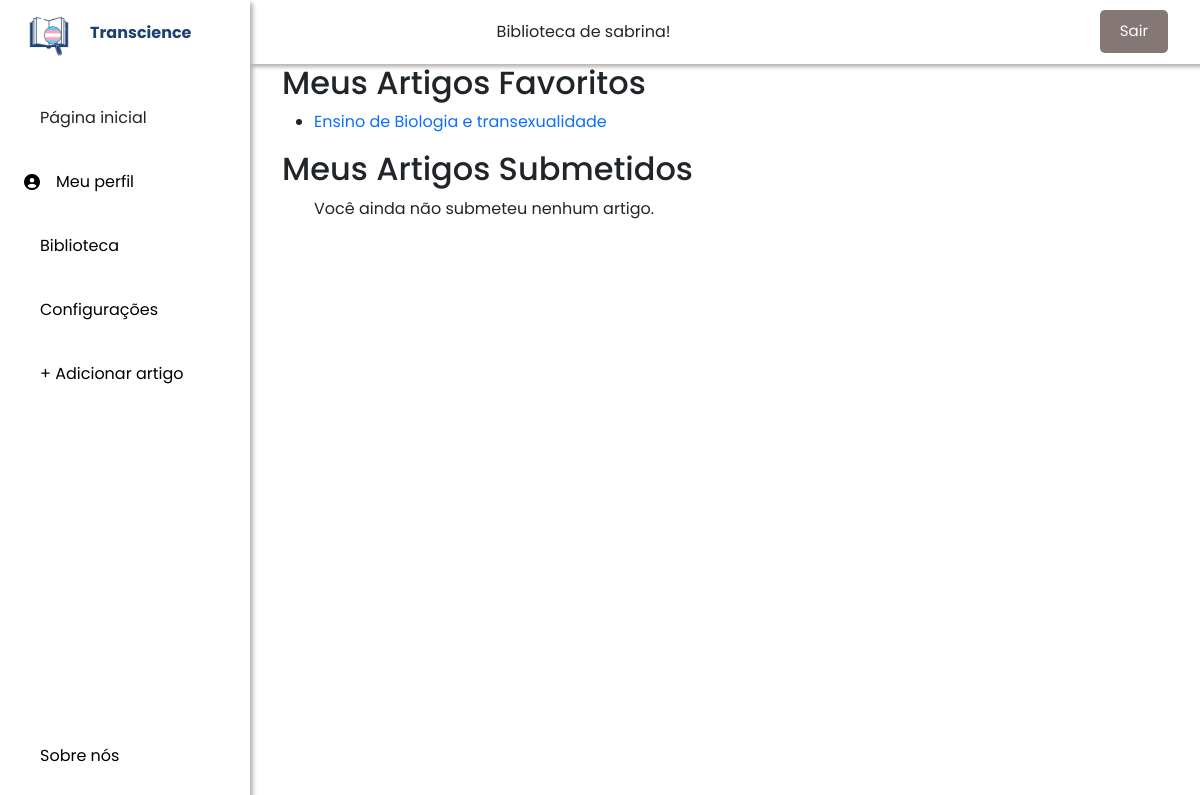
/biblioteca/minha_biblioteca/ (signed in), run on an earlier commit of the app's database.
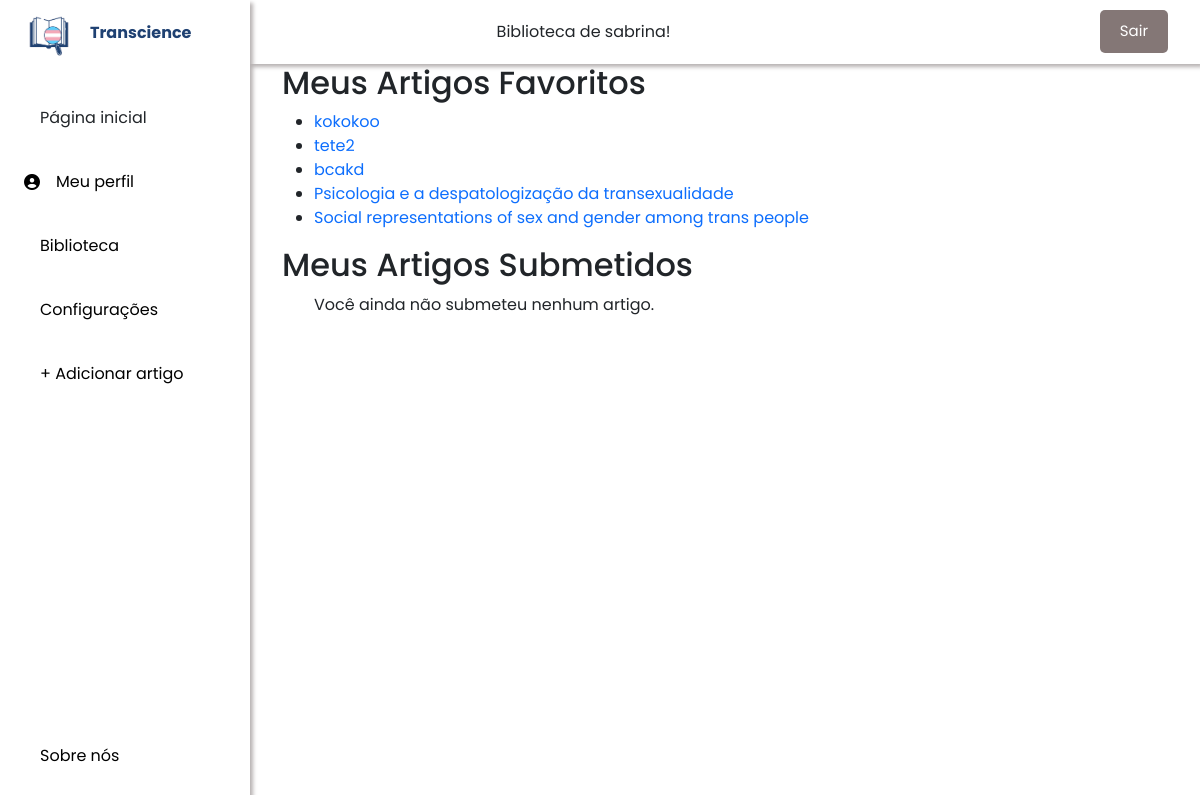
And on a later commit of the database.
### biblioteca/models.py (models this page shows, shortened)
class Favorito(models.Model):
    usuario = models.ForeignKey(User, on_delete=models.CASCADE)
    artigo = models.ForeignKey(Artigo, on_delete=models.CASCADE)
    data_favorito = models.DateField(auto_now_add=True)

class Artigo(models.Model):
    titulo = models.CharField(max_length=200)
    link = models.CharField(max_length=255)
    autor = models.CharField(max_length=255)
    relevancia_id = models.ForeignKey(Relevancia, on_delete=models.CASCADE)
    ano_id = models.ForeignKey(Ano, on_delete=models.CASCADE)
    palavras_chave = models.ManyToManyField(PalavraChave, related_name='artigos')
    usuario = models.ManyToManyField(User, related_name='artigos')

### biblioteca/views.py (the view)
# urls.py: path("minha_biblioteca/", views.Minha_bibliotecaView.as_view(), name="minha_biblioteca"),
class Minha_bibliotecaView(generic.ListView):
    template_name = "biblioteca/minha_biblioteca.html"
    context_object_name = "biblioteca"
    def get_queryset(self):
        return Artigo.objects.all()

### biblioteca/templates/biblioteca/minha_biblioteca.html (shortened to what this page needs)
{% load static %}
<link rel="stylesheet" href="{% static 'css/bootstrap.min.css' %}">
<link rel="stylesheet" href="{% static 'fa/css/all.min.css' %}">
<link rel="stylesheet" href="{% static 'biblioteca/style.css' %}">
<link href="fontawesome/css/all.css" rel="stylesheet">
<body id="body-pd">
  <header class="header" id="header">
      {% if user.is_authenticated %}
      Biblioteca de {{ user.username }}!
      {% else %}
      <p>You are not logged in</p>
      <a href="{% url 'login' %}">Log In</a>
      {% endif %}
      <form action="{% url 'logout' %}" method="post">
        <button type="submit" class="logout-button">Sair</button>
      </form>
  </header>
  <div class="l-navbar" id="nav-bar">
    <nav class="nav">
        <div>
            <a href="#" class="nav_logo">
                <img src="{% static 'biblioteca/images/logo.png' %}" alt="Logo" class="nav_logo-img">
                <span class="nav_logo-name">Transcience</span>
            </a>
            <div class="nav_list">
                <a href="{% url 'biblioteca:index' %}" class="nav_link active">
                    <span class="nav_name">Página inicial</span>
                </a>
                <a href="#" class="nav_link">
                  <i class="fa-solid fa-circle-user"></i>
                    <span class="nav_name">Meu perfil</span>
                </a>
                <a href="#" class="nav_link">
                    <span class="nav_name">Biblioteca</span>
                </a>
                <a href="#" class="nav_link">
                    <span class="nav_name">Configurações</span>
                </a>
                <a href="{% url 'novoArtigo' %}" class="nav_link">
                  <span class="nav_name"> + Adicionar artigo</span>
                </a>
            </div>
        </div>
        <a href="#" class="nav_link">
            <span class="nav_name">Sobre nós</span>
        </a>
    </nav>
</div>
<h2>Meus Artigos Favoritos</h2>
<ul>
    {% for favorito in user.favorito_set.all %}
        <li>
            <a href="{{ favorito.artigo.link }}">{{ favorito.artigo.titulo }}</a>
        </li>
    {% endfor %}
</ul>
<h2>Meus Artigos Submetidos</h2>
<ul>
    {% for artigo in user.artigo_set.all %}
        <li>
            <a href="{{ artigo.link }}">{{ artigo.titulo }}</a> - {{ artigo.ano.descricao }}
        </li>
    {% empty %}
        <p>Você ainda não submeteu nenhum artigo.</p>
    {% endfor %}
</ul>

### biblioteca/static/biblioteca/style.css (style rules this page uses)
* { font-family: "Poppins", sans-serif; }
body { position: relative; font-family: var(--body-font); transition: .5s; margin: 0; padding: 0; }
a { text-decoration: none; }
.header { width: 100%; height: var(--header-height); position: fixed; top: 0; left: 0; display: flex; align-items: center; justify-content: space-between; padding: 0 1rem; background-color: #ffffff; z-index: var(--z-fixed); transition: .5s; box-shadow: 3px 3px 4px rgb(183, 178, 178); }
.l-navbar { position: fixed; top: 0; left: 0; width: var(--nav-width); height: 100vh; background-color: #ffffff; padding: 0; transition: .5s; z-index: var(--z-fixed); box-shadow: 3px 3px 4px rgb(183, 178, 178); }
.nav { height: 100%; display: flex; flex-direction: column; justify-content: space-between; overflow: hidden; margin-top: 0; }
.nav_logo, .nav_link { display: grid; grid-template-columns: max-content max-content; align-items: center; column-gap: 1rem; padding: .5rem 0 .5rem 1.5rem; }
.nav_logo { margin-bottom: 2rem; }
.nav_logo-name { color: #1F4172; font-weight: 700; }
.nav_link { position: relative; color: var(--first-color-light); margin-bottom: 1.5rem; transition: .3s; }
.nav_logo-img { width: 50px; height: 50px; white-space: nowrap; }
.active { color: var(--black-color); }
.active::before { content: ''; position: absolute; left: 0; width: 2px; height: 32px; background-color: var(--white-color); }
@media screen and (min-width: 768px) { body { margin: calc(var(--header-height) + 1rem) 0 0 0; padding-left: calc(var(--nav-width) + 2rem); } }
@media screen and (min-width: 768px) { .header { height: calc(var(--header-height) + 1rem); padding: 0 2rem 0 calc(var(--nav-width) + 2rem); } }
@media screen and (min-width: 768px) { .l-navbar { left: 0; padding: 0; margin: 0; } }
@media screen and (min-width: 768px) { .logout-button { background-color: #847776; color: white; border: none; padding: 10px 20px; font-size: 15px; cursor: pointer; border-radius: 5px; transition: background-color 0.3s ease; margin-top: 15px; transition: background-color 0.3s, transform 0.2s; } }

What changed in the data, as far as the page shows it:
removed Favorito: artigo.titulo "Ensino de Biologia e transexualidade"
added Favorito: artigo.titulo "kokokoo"
added Favorito: artigo.titulo "tete2"
added Favorito: artigo.titulo "bcakd"
added Favorito: artigo.titulo "Psicologia e a despatologização da transexualidade"
added Favorito: artigo.titulo "Social representations of sex and gender among trans people"
